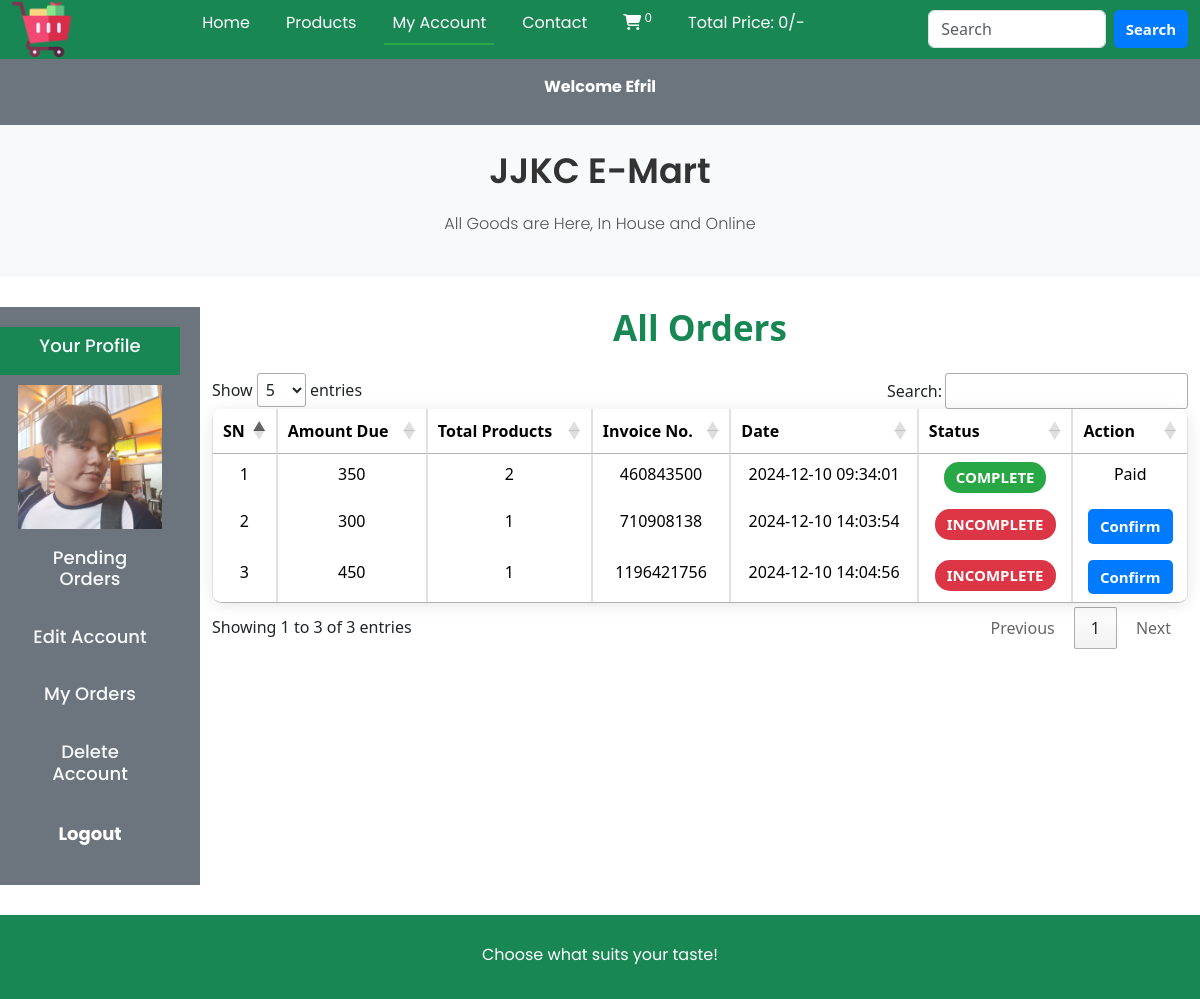
The app's page /users/profile.php?my_orders (signed in) with its own data.
### tables this page shows
CREATE TABLE `user_table` (
  `user_id` int(11) NOT NULL,
  `username` varchar(100) NOT NULL,
  `user_email` varchar(100) NOT NULL,
  `user_password` varchar(255) NOT NULL,
  `user_image` varchar(255) NOT NULL,
  `user_ip` varchar(100) NOT NULL,
  `user_address` varchar(255) NOT NULL,
  `user_mobile` varchar(20) NOT NULL
);

CREATE TABLE `user_orders` (
  `order_id` int(11) NOT NULL,
  `user_id` int(11) NOT NULL,
  `amount_due` int(255) NOT NULL,
  `invoice_number` int(255) NOT NULL,
  `total_products` int(255) NOT NULL,
  `order_date` timestamp NOT NULL DEFAULT current_timestamp() ON UPDATE current_timestamp(),
  `order_status` varchar(255) NOT NULL
);

### users/user_orders.php (the view, shortened to what this page needs)
<!DOCTYPE html>
<html lang="en">
<head>
</head>
<body>
    <?php
        $username = $_SESSION['username'];
        $get_user = "SELECT * FROM `user_table` WHERE username = '$username'";
        $result = mysqli_query($con, $get_user);
        $row_fetch = mysqli_fetch_assoc($result);
        $user_id = $row_fetch['user_id'];
    ?>
    <h3 class="text-success mb-4">All Orders</h3>
    <table id="ordersTable" class="table table-bordered">
        <thead>
            <tr>
                <th>SN</th>
                <th>Amount Due</th>
                <th>Total Products</th>
                <th>Invoice No.</th>
                <th>Date</th>
                <th>Status</th>
                <th>Action</th>
            </tr>
        </thead>
        <tbody>
            <?php
                $get_order_details = "SELECT * FROM `user_orders` WHERE user_id = $user_id";
                $result_orders = mysqli_query($con, $get_order_details);
                $number = 1;
                while ($row_orders = mysqli_fetch_assoc($result_orders)) {
                    $order_id = $row_orders['order_id'];
                    $amount_due = $row_orders['amount_due'];
                    $total_products = $row_orders['total_products'];
                    $invoice_number = $row_orders['invoice_number'];
                    $order_status = $row_orders['order_status'];
                    if($order_status=='pending'){
                        $order_status = 'Incomplete';
                    }else{
                        $order_status = 'Complete';
                    }
                    $order_date = $row_orders['order_date'];
                    if ($order_status == 'Complete') {
                        $badge_class = 'badge-success';
                    } elseif ($order_status == 'Incomplete') {
                        $badge_class = 'badge-danger';
                    } else {
                        $badge_class = 'badge-warning';
                    }
                    echo "<tr>
                            <td>$number</td>
                            <td>$amount_due</td>
                            <td>$total_products</td>
                            <td>$invoice_number</td>
                            <td>$order_date</td>
                            <td><span class='badge $badge_class'>$order_status</span></td>";
                            ?>
                            <?php
                            if($order_status=='Complete'){
                                echo "<td>Paid</td>";
                            }else{
                                echo "<td><a href='confirm_payment.php?order_id=$order_id'
                                        class='btn'>Confirm</a></td>
                                        </tr>";
                            }
                    $number++;
                }
            ?>
        </tbody>
    </table>
</body>
</html>

### users/profile.php (shortened to what this page needs)
<?php
include('../includes/connect.php');
?>
<!DOCTYPE html>
<html lang="en">
<head>
    <link href="https://cdn.jsdelivr.net/npm/bootstrap@5.3.3/dist/css/bootstrap.min.css" rel="stylesheet"
>
    <link rel="stylesheet" href="https://cdnjs.cloudflare.com/ajax/libs/font-awesome/6.7.1/css/all.min.css"
 />
    <link rel="stylesheet" href="../style.css">
    <link rel="stylesheet" href="https://cdn.datatables.net/1.13.4/css/jquery.dataTables.min.css">
</head>
<body>
<div class="container--fluid p-0">
    <nav class="navbar navbar-expand-lg bg-success">
        <div class="container-fluid">
            <img src="../img/trolley.png" alt="" class="logo">&ensp;
            <div class="collapse navbar-collapse" id="navbarSupportedContent">
                <ul class="navbar-nav me-auto mb-2 mb-lg-0">
                    <li class="nav-item">
                        <a class="nav-link" aria-current="page" href="../index.php">Home</a>
                    </li>
                    <li class="nav-item">
                        <a class="nav-link" href="../display_all.php">Products</a>
                    </li>
                    <li class="nav-item">
                        <a class="nav-link active" href="profile.php">My Account</a>
                    </li>
                    <li class="nav-item">
                        <a class="nav-link" href="../contact.php">Contact</a>
                    </li>
                    <li class="nav-item">
                        <a class="nav-link" href="../cart.php"><i class="fa-solid fa-cart-shopping"></i><sup> <?php
                            cart_item(); ?></sup></a>
                    </li>
                    <li class="nav-item">
                        <a class="nav-link" href="#">Total Price: <?php total_cart_price(); ?>/-</a>
                    </li>
                </ul>
                <form class="d-flex" action="../search_product.php" method="get">
                    <input class="form-control me-2" type="search" placeholder="Search"
                        aria-label="Search" name="search_data">
                     <input type="submit" value="Search" class="btn btn-outline-light"
                        name="search_data_product">
                </form>
            </div>
        </div>
    </nav>
    <nav class="navbar navbar-expand-lg navbar-light bg-secondary py-2">
        <div class="container-fluid justify-content-between">
            <ul class="navbar-nav d-flex flex-row">
                <?php
                    if(!isset($_SESSION['username'])){
                        echo "<li class='nav-item'>
                                <a class='nav-link btn btn-outline-light text-white px-2 mx-2 rounded-3'
                                href='#'>Welcome</a>
                                </li>";
                    }else{
                        echo "<li class='nav-item'>
                                <a class='nav-link btn btn-outline-light text-white px-2 mx-2 rounded-3'
                                href='#'>Welcome ".$_SESSION['username']."</a>
                                </li>";
                    }
                ?>
            </ul>
        </div>
    </nav>
    <div class="bg-light">
        <h3 class="text-center">JJKC E-Mart</h3>
        <p class="text-center">All Goods are Here, In House and Online</p>
    </div>
     <div class="row">
        <div class="col-md-2 p-0">
            <ul class="navbar-nav bg-secondary text-center">
                <li class="nav-item bg-success ">
                    <a class="nav-link text-light" href="#"><h4>Your Profile</h4></a>
                </li>
                <?php
                    $username = $_SESSION['username'];
                    $user_image = "Select * from `user_table` where username = '$username'";
                    $result_image = mysqli_query($con, $user_image);
                    $row_image = mysqli_fetch_array($result_image);
                    $user_images = $row_image['user_image'];
                    echo "<li class='nav-item'>
                            <img src='./user_img/$user_images' class='profile_img' alt=''>
                            </li>";
                ?>
                <li class="nav-item">
                    <a class="nav-link text-light" href="profile.php"><h4>Pending Orders</h4></a>
                </li>
                <li class="nav-item">
                    <a class="nav-link text-light" href="profile.php?edit_account"><h4>Edit Account</h4></a>
                </li>
                <li class="nav-item">
                    <a class="nav-link text-light" href="profile.php?my_orders"><h4>My Orders</h4></a>
                </li>
                <li class="nav-item">
                    <a class="nav-link text-light" href="profile.php?delete_account"><h4>Delete Account</h4></a>
                </li>
                <li class="nav-item">
                    <a class="nav-link btn btn-outline-light text-white px-2 mx-2 rounded-3"
                        style="font-family: 'Poppins', sans-serif; font-size: 18px"
                        href="#" onclick="showLogoutModal()">Logout</a>
                </li>
            </ul>
        </div>
        <div class="col-md-10 text-center">
            <?php
                if(isset($_GET['my_orders'])){
                    include('user_orders.php');
                }
            ?>
        </div>
     </div>
    <?php include('../includes/footer.php'); ?>
</div>
</body>
</html>

### style.css (style rules this page uses)
* { margin: 0; padding: 0; box-sizing: border-box; }
.logo { width: 5%; height: 5%; }
.nav-link { color: #fff; }
.nav-link.active { color: white !important; }
.navbar.bg-secondary { padding-left: 15px; padding-right: 15px; }
.nav-item a { font-family: 'Poppins', sans-serif; }
.bg-light { font-family: 'Poppins', sans-serif; text-align: center; padding: 25px 0; }
.bg-light h3 { font-size: 2.2rem; font-weight: 600; color: #333; }
.bg-light p { font-size: 1rem; color: #555; font-weight: 300; }
.row { margin-top: 30px; margin-bottom: 30px; }
.col-md-2 { padding: 10px; }
.bg-secondary { padding: 20px; }
.navbar-nav { list-style: none; padding-left: 0; }
.nav-item { margin-bottom: 10px; }
.nav-link { color: #fff; font-size: 1rem; text-decoration: none; transition: color 0.3s ease; }
.row { margin-left: 0; margin-right: 0; }
.col-md-4, .col-md-2 { padding: 15px; }
.container--fluid.p-0 { margin-left: 0; margin-right: 0; }
.navbar.navbar-light.bg-secondary { background-color: #6c757d; border-radius: 0; padding: 0; }
.navbar-nav { display: flex; justify-content: center; align-items: center; width: 100%; }
.nav-item { margin: 0 10px; }
.nav-link { color: #fff; font-size: 1rem; text-decoration: none; padding: 12px 20px; transition: color 0.3s ease, border-bottom 0.3s ease; border-bottom: 2px solid transparent; position: relative; }
.nav-link.active { color: #fff; border-bottom: 2px solid #28a745; }
.bg-success { background-color: #28a745; width: 100%; padding: 0; margin: 0; }
.navbar-nav .nav-item { margin-bottom: 10px; padding: 0; }
.navbar-nav .nav-link { color: #fff; font-size: 1rem; text-decoration: none; padding: 8px 15px; transition: color 0.3s ease; background-color: transparent; }

### styles_php/profile_style.php (style rules this page uses)
.profile_img { width: 90%; height: 90%; object-fit: contain; margin: auto; display: block; }
h4 { font-size: 18px; font-family: "Poppins", sans-serif; }

### styles_php/user_orders_style.php (style rules this page uses)
h3 { font-size: 35px; font-weight: bold; margin-bottom: 20px; color: #28a745; }
table { width: 100%; margin-top: 20px; border-radius: 10px; overflow: hidden; border-collapse: collapse; background-color: white; box-shadow: 0 2px 15px rgba(0, 0, 0, 0.1); }
th, td { text-align: center; font-size: 16px; }
th { background-color: #007bff; color: white; }
td { background-color: #ffffff; border-bottom: 1px solid #ddd; }
.btn { font-size: 15px; border-radius: 5px; font-weight: bold; background-color: #007bff; color: white; border: none; }
.badge { padding: 8px 12px; font-size: 15px; border-radius: 15px; text-transform: uppercase; }
.badge-success { background-color: #28a745; color: white; }
.badge-danger { background-color: #dc3545; color: white; }

### records on screen
user_table: user_image (picture)
user_orders: amount_due "350", total_products "2", invoice_number "460843500", order_date "2024-12-10 09:34:01", order_status "COMPLETE", shows "Paid"
user_orders: amount_due "300", total_products "1", invoice_number "710908138", order_date "2024-12-10 14:03:54", order_status "INCOMPLETE"
user_orders: amount_due "450", total_products "1", invoice_number "1196421756", order_date "2024-12-10 14:04:56", order_status "INCOMPLETE"

### other values on screen
$count_cart_items "0"
$total_price "0"
$_SESSION['username'] "Efril"
